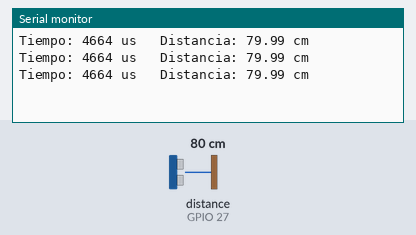
The sketch below on a simulated ESP32. On the bench: the last lines printed to the serial monitor. Wiring (inferred from the names in the program): ultrasonic range finder: trigger GPIO 26; echo GPIO 27. The inputs (shaded band) are chosen by the test bench; at power-on: distance to the obstacle (sensor on GPIO 27) 80 cm. The echo pulse lasts 58.3 µs per cm.

Above: at 1.3 s.
1.4 s: distance to the obstacle (sensor on GPIO 27) set to 2 cm
At 1.9 s:
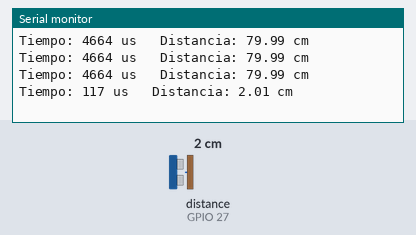
2.9 s: distance to the obstacle (sensor on GPIO 27) set to 4 cm
At 3.4 s:
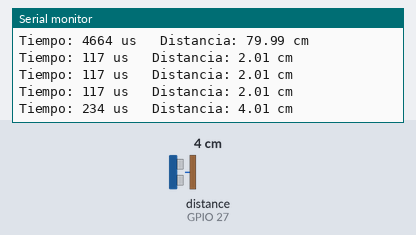
Timing chart, 0 to 5.9 s (numbered marks = the images above; inputs shaded):
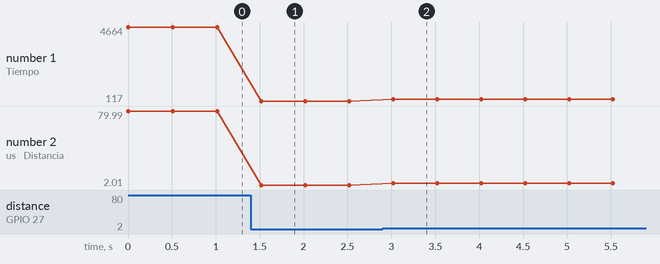

Measured:
- after the input at 1.4 s, the serial monitor: prints a new line after 0.12 s (image 1)
- after the input at 2.9 s, the serial monitor: prints a new line after 0.12 s (image 2)
- plotted number 1: 4664 → 117 after the input at 1.4 s, 117 → 234 after the input at 2.9 s
- plotted number 2: 79.99 → 2.01 after the input at 1.4 s, 2.01 → 4.01 after the input at 2.9 s

The sketch:

03_distancia_basica.ino
```cpp
/* 03_distancia_basica
   HC-SR04 con ESP32: la lectura mas sencilla posible, por el Monitor Serie.
   ¡Recuerde el divisor de tension en ECHO (5 V -> 3,3 V)! */

// --- Elija UNA placa quitando las barras de su linea ---
#define PLACA_TDISPLAY
//#define PLACA_CYD
//#define PLACA_OLED

#if defined(PLACA_TDISPLAY)
  const int PIN_TRIG = 26;      // salida: dispara el pulso ultrasonico
  const int PIN_ECHO = 27;      // entrada: recibe el eco (CON divisor)
#elif defined(PLACA_CYD)
  const int PIN_TRIG = 22;
  const int PIN_ECHO = 35;      // GPIO35 es solo entrada: ideal para ECHO
#elif defined(PLACA_OLED)
  const int PIN_TRIG = 26;
  const int PIN_ECHO = 27;
#else
  #error "Elija una placa: PLACA_TDISPLAY, PLACA_CYD o PLACA_OLED"
#endif

void setup() {
  Serial.begin(115200);
  pinMode(PIN_TRIG, OUTPUT);
  pinMode(PIN_ECHO, INPUT);
  digitalWrite(PIN_TRIG, LOW);  // TRIG en reposo
}

void loop() {
  // 1) Pulso de disparo: 10 microsegundos en alto
  digitalWrite(PIN_TRIG, LOW);
  delayMicroseconds(4);         // asegura un LOW limpio antes del pulso
  digitalWrite(PIN_TRIG, HIGH);
  delayMicroseconds(10);        // el HC-SR04 exige >= 10 us
  digitalWrite(PIN_TRIG, LOW);

  // 2) Medimos cuanto dura el pulso ECHO en alto (microsegundos)
  unsigned long duracion = pulseIn(PIN_ECHO, HIGH);

  // 3) Convertimos tiempo a distancia: el sonido va y vuelve (ida y vuelta)
  //    velocidad del sonido ~ 0,0343 cm/us a 20 C  ->  d = t * 0,0343 / 2
  float distancia = duracion * 0.0343 / 2.0;

  Serial.print("Tiempo: ");
  Serial.print(duracion);
  Serial.print(" us   Distancia: ");
  Serial.print(distancia);
  Serial.println(" cm");

  delay(500);                   // dos lecturas por segundo
}
```
